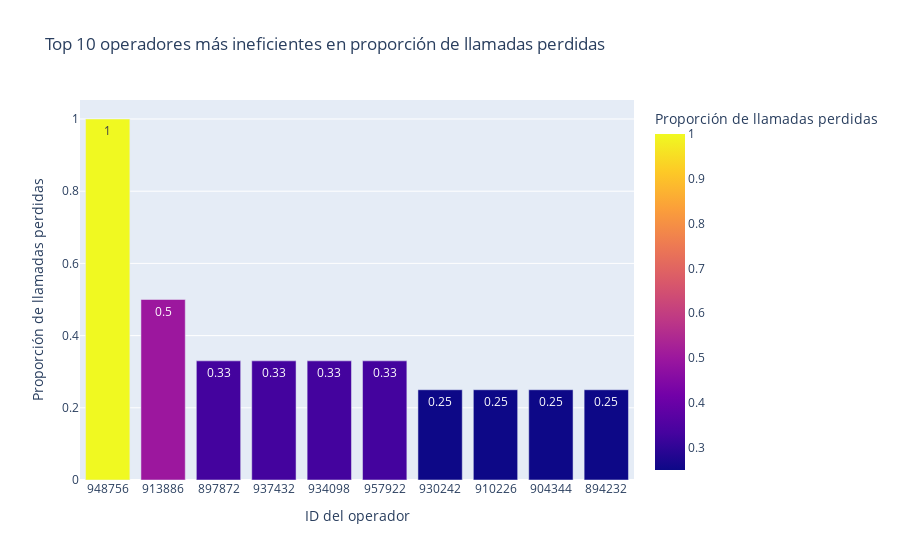

Notebook source saved alongside this figure:
### Code cell
# Gráfico de top 10 operadores más ineficientes en proporción de llamadas perdidas
inefficient_operators_by_missed_calls['operator_id'] = inefficient_operators_by_missed_calls['operator_id'].astype('str') # Convertimos a categoría para el gráfico

fig = px.bar(inefficient_operators_by_missed_calls.sort_values(by='missed_call_ratio', ascending=False).head(10), 
             x='operator_id', 
             y='missed_call_ratio', 
             color='missed_call_ratio',
             text='missed_call_ratio',
             title='Top 10 operadores más ineficientes en proporción de llamadas perdidas',
             labels={'operator_id': 'ID del operador', 'missed_call_ratio': 'Proporción de llamadas perdidas'},)

fig.show()

### Figure 1 — Plotly figure (JSON) as saved in the notebook; plotly's stock layout.template omitted (floating-point values rounded to 4 significant figures)
{"data": [{"alignmentgroup": "True", "hovertemplate": "ID del operador=%{x}<br>Proporción de llamadas perdidas=%{marker.color}<extra></extra>", "legendgroup": "", "marker": {"color": [1, 0.5, 0.33, 0.33, 0.33, 0.33, 0.25, 0.25, 0.25, 0.25], "coloraxis": "coloraxis", "pattern": {"shape": ""}}, "name": "", "offsetgroup": "", "orientation": "v", "showlegend": false, "text": [1, 0.5, 0.33, 0.33, 0.33, 0.33, 0.25, 0.25, 0.25, 0.25], "textposition": "auto", "type": "bar", "x": ["948756", "913886", "897872", "937432", "934098", "957922", "930242", "910226", "904344", "894232"], "xaxis": "x", "y": [1, 0.5, 0.33, 0.33, 0.33, 0.33, 0.25, 0.25, 0.25, 0.25], "yaxis": "y"}], "layout": {"barmode": "relative", "coloraxis": {"colorbar": {"title": {"text": "Proporción de llamadas perdidas"}}, "colorscale": [[0, "#0d0887"], [0.1111, "#46039f"], [0.2222, "#7201a8"], [0.3333, "#9c179e"], [0.4444, "#bd3786"], [0.5556, "#d8576b"], [0.6667, "#ed7953"], [0.7778, "#fb9f3a"], [0.8889, "#fdca26"], [1, "#f0f921"]]}, "legend": {"tracegroupgap": 0}, "title": {"text": "Top 10 operadores más ineficientes en proporción de llamadas perdidas"}, "xaxis": {"anchor": "y", "domain": [0, 1], "title": {"text": "ID del operador"}}, "yaxis": {"anchor": "x", "domain": [0, 1], "title": {"text": "Proporción de llamadas perdidas"}}}}
